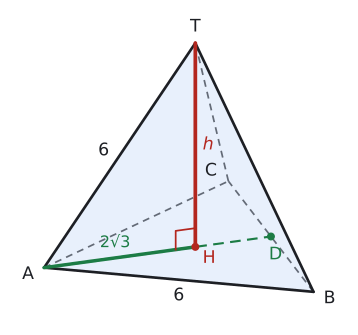

Write the Python code that produced this figure.
import sys; sys.path.insert(0, "tools")
from cizim import *

# Dik (ortografik) izdüşüm: cisim z ekseni etrafında FI kadar döndürülür, göz EL kadar yukarıdan bakar.
# Bütün uzunluklar gerçek 3B ölçülerden hesaplanır.
FI, EL = np.radians(-12), np.radians(25)
def don(p):
    x, y, z = p
    return np.array([x * np.cos(FI) - y * np.sin(FI), x * np.sin(FI) + y * np.cos(FI), z])
GOZ = np.array([0.0, -np.cos(EL), np.sin(EL)])  # döndürülmüş koordinatta göze doğru yön
def P(p):
    x, y, z = don(np.array(p, float))
    return np.array([x, z * np.cos(EL) + y * np.sin(EL)])

def cisim(ax, kose, yuzler, renkler=None, lw=2.0):
    """kose: 3B noktalar, yuzler: köşe sıraları (dışbükey cisim). Görünmeyen ayrıtlar kesikli."""
    kose = [np.array(k, float) for k in kose]; m = sum(kose) / len(kose); gor = []
    for y in yuzler:
        a, b, c = kose[y[0]], kose[y[1]], kose[y[2]]
        n = np.cross(b - a, c - a)
        if np.dot(n, sum(kose[i] for i in y) / len(y) - m) < 0: n = -n
        gor.append(np.dot(don(n), GOZ) > 1e-9)
    for k, y in enumerate(yuzler):
        if renkler and k in renkler and gor[k]:
            ax.add_patch(patches.Polygon([P(kose[i]) for i in y], closed=True, facecolor=renkler[k], edgecolor="none", zorder=1))
    ked = {}
    for k, y in enumerate(yuzler):
        for j in range(len(y)):
            e = tuple(sorted((y[j], y[(j + 1) % len(y)]))); ked[e] = ked.get(e, False) or gor[k]
    for (i, j), g in ked.items():
        a, b = P(kose[i]), P(kose[j])
        if g: ax.plot([a[0], b[0]], [a[1], b[1]], color=YAZI, lw=lw, zorder=4, solid_capstyle="round")
        else: ax.plot([a[0], b[0]], [a[1], b[1]], color=SOLUK, lw=1.3, ls=(0, (4, 3)), zorder=2)
    return gor

def dortyuzlu(a):
    """Düzgün dört yüzlü: taban ABC (z=0), tepe T ağırlık merkezinin üstünde."""
    A = np.array([0, 0, 0.]); B = np.array([a, 0, 0.]); C = np.array([a / 2, a * np.sqrt(3) / 2, 0.])
    H = (A + B + C) / 3; T = H + np.array([0, 0, a * np.sqrt(6) / 3])
    return A, B, C, T, H
DY_YUZ = [[0, 1, 2], [0, 1, 3], [1, 2, 3], [2, 0, 3]]

def cizgi(ax, p, q, renk=KIRMIZI, lw=2.4, ls="-", z=5):
    a, b = P(p), P(q); ax.plot([a[0], b[0]], [a[1], b[1]], color=renk, lw=lw, ls=ls, zorder=z, solid_capstyle="round")

def yaz(ax, p, s, dx=0.0, dy=0.0, renk=YAZI, boy=13, **kw):
    q = P(p); ax.text(q[0] + dx, q[1] + dy, s, ha=kw.pop("ha", "center"), va=kw.pop("va", "center"), color=renk, fontsize=boy, zorder=7, **kw)

def dik(ax, k, u, w, r=0.4, renk=YAZI):
    k, u, w = np.array(k, float), np.array(u, float), np.array(w, float)
    u = u / np.linalg.norm(u); w = w / np.linalg.norm(w)
    pts = [P(k + r * u), P(k + r * u + r * w), P(k + r * w)]
    ax.plot([p[0] for p in pts], [p[1] for p in pts], color=renk, lw=1.3, zorder=6)

def nk(ax, p, renk=YAZI):
    q = P(p); ax.plot(q[0], q[1], "o", color=renk, markersize=5, zorder=6)

def bitir(ax, pay=0.6):
    ax.set_aspect("equal"); ax.axis("off"); ax.autoscale_view()
    x0, x1 = ax.get_xlim(); y0, y1 = ax.get_ylim()
    ax.set_xlim(x0 - pay, x1 + pay); ax.set_ylim(y0 - pay, y1 + pay)
# Ayrıtı 6 olan düzgün dört yüzlüde yükseklik: H tabanın ağırlık merkezi, |AH| = 2√3, |TH| = 2√6, H'de dik açı
A, B, C, T, H = dortyuzlu(6)
D = (B + C) / 2
fig, ax = sekil(4.6, 4.4)
cisim(ax, [A, B, C, T], DY_YUZ, renkler={1: MAVI_ACIK})
cizgi(ax, A, D, renk=YESIL, lw=1.6, ls=(0, (5, 3)))
cizgi(ax, A, H, renk=YESIL, lw=2.6)
cizgi(ax, T, H, renk=KIRMIZI, lw=2.8)
dik(ax, H, (0, 0, 1), A - H, r=0.45, renk=KIRMIZI)
nk(ax, H, KIRMIZI); nk(ax, D, YESIL)
yaz(ax, A, "A", dx=-0.35, dy=-0.15); yaz(ax, B, "B", dx=0.35, dy=-0.15); yaz(ax, C, "C", dx=-0.38, dy=0.22); yaz(ax, T, "T", dy=0.35)
yaz(ax, H, "H", dx=0.3, dy=-0.25, renk=KIRMIZI); yaz(ax, D, "D", dx=0.1, dy=-0.4, renk=YESIL)
yaz(ax, (A + T) / 2, "6", dx=-0.35, dy=0.1); yaz(ax, (A + B) / 2, "6", dy=-0.35)
yaz(ax, (T + H) / 2, "h", dx=0.28, renk=KIRMIZI, style="italic")
yaz(ax, (A + H) / 2, "2√3", dx=-0.1, dy=0.32, renk=YESIL, boy=12)
bitir(ax, 0.5)
kaydet(fig, __file__)
